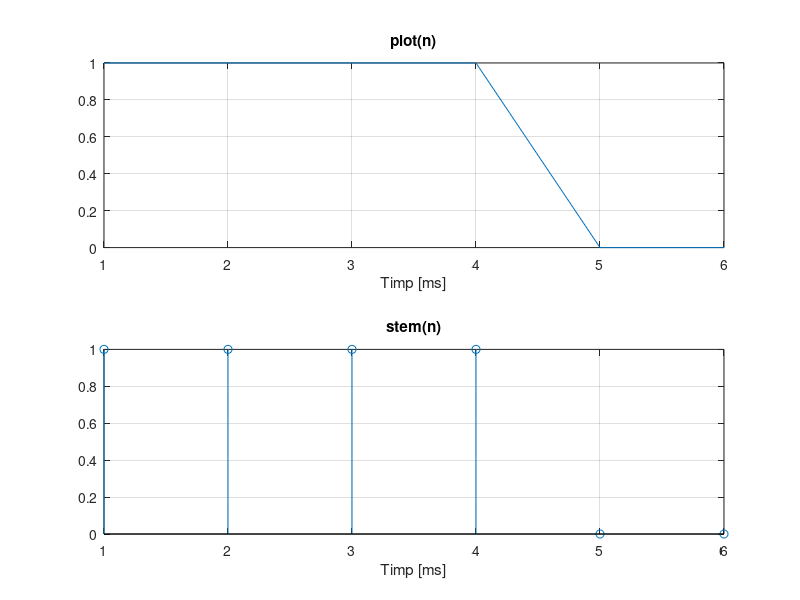

Source code (MATLAB):
%E6
N = 0.5 * 12;
% Creez un vector cu valori aleatoare binare
n = randi([0 1],1,N);

%a)Reprezint semnalul in timp absolut
subplot(2,1,1),plot(n),title('plot(n)'),xlabel('Timp [ms]'),grid

%b) Reprezint semnalul discret in functie de n
subplot(2,1,2),stem(n),title('stem(n)'),xlabel('Timp [ms]'),grid